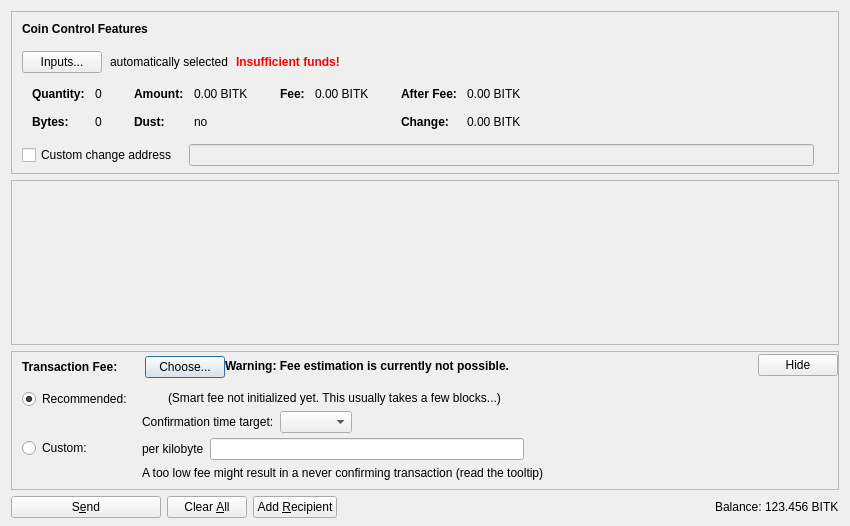
<?xml version="1.0" encoding="UTF-8"?>
<ui version="4.0">
 <class>SendCoinsDialog</class>
 <widget class="QDialog" name="SendCoinsDialog">
  <property name="geometry">
   <rect>
    <x>0</x>
    <y>0</y>
    <width>850</width>
    <height>526</height>
   </rect>
  </property>
  <property name="windowTitle">
   <string>Send Coins</string>
  </property>
  <layout class="QVBoxLayout" name="verticalLayout" stretch="0,1,0,0">
   <property name="bottomMargin">
    <number>8</number>
   </property>
   <item>
    <widget class="QFrame" name="frameCoinControl">
     <property name="sizePolicy">
      <sizepolicy hsizetype="Expanding" vsizetype="Expanding">
       <horstretch>0</horstretch>
       <verstretch>0</verstretch>
      </sizepolicy>
     </property>
     <property name="maximumSize">
      <size>
       <width>16777215</width>
       <height>16777215</height>
      </size>
     </property>
     <property name="frameShape">
      <enum>QFrame::StyledPanel</enum>
     </property>
     <property name="frameShadow">
      <enum>QFrame::Sunken</enum>
     </property>
     <layout class="QVBoxLayout" name="verticalLayoutCoinControl2">
      <property name="spacing">
       <number>0</number>
      </property>
      <property name="leftMargin">
       <number>0</number>
      </property>
      <property name="topMargin">
       <number>0</number>
      </property>
      <property name="rightMargin">
       <number>0</number>
      </property>
      <property name="bottomMargin">
       <number>6</number>
      </property>
      <item>
       <layout class="QVBoxLayout" name="verticalLayoutCoinControl" stretch="0,0,0,0,1">
        <property name="spacing">
         <number>0</number>
        </property>
        <property name="leftMargin">
         <number>10</number>
        </property>
        <property name="topMargin">
         <number>10</number>
        </property>
        <item>
         <layout class="QHBoxLayout" name="horizontalLayoutCoinControl1">
          <property name="bottomMargin">
           <number>15</number>
          </property>
          <item>
           <widget class="QLabel" name="labelCoinControlFeatures">
            <property name="sizePolicy">
             <sizepolicy hsizetype="Preferred" vsizetype="Maximum">
              <horstretch>0</horstretch>
              <verstretch>0</verstretch>
             </sizepolicy>
            </property>
            <property name="font">
             <font>
              <weight>75</weight>
              <bold>true</bold>
             </font>
            </property>
            <property name="styleSheet">
             <string notr="true">font-weight:bold;</string>
            </property>
            <property name="text">
             <string>Coin Control Features</string>
            </property>
           </widget>
          </item>
         </layout>
        </item>
        <item>
         <layout class="QHBoxLayout" name="horizontalLayoutCoinControl2" stretch="0,0,0,0">
          <property name="spacing">
           <number>8</number>
          </property>
          <property name="bottomMargin">
           <number>10</number>
          </property>
          <item>
           <widget class="QPushButton" name="pushButtonCoinControl">
            <property name="styleSheet">
             <string notr="true"/>
            </property>
            <property name="text">
             <string>Inputs...</string>
            </property>
            <property name="autoDefault">
             <bool>false</bool>
            </property>
           </widget>
          </item>
          <item>
           <widget class="QLabel" name="labelCoinControlAutomaticallySelected">
            <property name="text">
             <string>automatically selected</string>
            </property>
            <property name="margin">
             <number>5</number>
            </property>
           </widget>
          </item>
          <item>
           <widget class="QLabel" name="labelCoinControlInsuffFunds">
            <property name="font">
             <font>
              <weight>75</weight>
              <bold>true</bold>
             </font>
            </property>
            <property name="styleSheet">
             <string notr="true">color:red;font-weight:bold;</string>
            </property>
            <property name="text">
             <string>Insufficient funds!</string>
            </property>
            <property name="margin">
             <number>5</number>
            </property>
           </widget>
          </item>
          <item>
           <spacer name="horizontalSpacerCoinControl">
            <property name="orientation">
             <enum>Qt::Horizontal</enum>
            </property>
            <property name="sizeHint" stdset="0">
             <size>
              <width>40</width>
              <height>1</height>
             </size>
            </property>
           </spacer>
          </item>
         </layout>
        </item>
        <item>
         <widget class="QWidget" name="widgetCoinControl" native="true">
          <property name="sizePolicy">
           <sizepolicy hsizetype="Preferred" vsizetype="Preferred">
            <horstretch>0</horstretch>
            <verstretch>0</verstretch>
           </sizepolicy>
          </property>
          <property name="minimumSize">
           <size>
            <width>0</width>
            <height>0</height>
           </size>
          </property>
          <property name="styleSheet">
           <string notr="true"/>
          </property>
          <layout class="QHBoxLayout" name="horizontalLayoutCoinControl5">
           <property name="leftMargin">
            <number>0</number>
           </property>
           <property name="topMargin">
            <number>0</number>
           </property>
           <property name="rightMargin">
            <number>0</number>
           </property>
           <property name="bottomMargin">
            <number>0</number>
           </property>
           <item>
            <layout class="QHBoxLayout" name="horizontalLayoutCoinControl3" stretch="0,0,0,1">
             <property name="spacing">
              <number>20</number>
             </property>
             <property name="topMargin">
              <number>0</number>
             </property>
             <property name="bottomMargin">
              <number>10</number>
             </property>
             <item>
              <layout class="QFormLayout" name="formLayoutCoinControl1">
               <property name="horizontalSpacing">
                <number>10</number>
               </property>
               <property name="verticalSpacing">
                <number>14</number>
               </property>
               <property name="leftMargin">
                <number>10</number>
               </property>
               <property name="topMargin">
                <number>4</number>
               </property>
               <property name="rightMargin">
                <number>6</number>
               </property>
               <item row="0" column="0">
                <widget class="QLabel" name="labelCoinControlQuantityText">
                 <property name="font">
                  <font>
                   <weight>75</weight>
                   <bold>true</bold>
                  </font>
                 </property>
                 <property name="text">
                  <string>Quantity:</string>
                 </property>
                 <property name="margin">
                  <number>0</number>
                 </property>
                </widget>
               </item>
               <item row="0" column="1">
                <widget class="QLabel" name="labelCoinControlQuantity">
                 <property name="cursor">
                  <cursorShape>IBeamCursor</cursorShape>
                 </property>
                 <property name="contextMenuPolicy">
                  <enum>Qt::ActionsContextMenu</enum>
                 </property>
                 <property name="text">
                  <string notr="true">0</string>
                 </property>
                 <property name="margin">
                  <number>0</number>
                 </property>
                 <property name="textInteractionFlags">
                  <set>Qt::LinksAccessibleByMouse|Qt::TextSelectableByKeyboard|Qt::TextSelectableByMouse</set>
                 </property>
                </widget>
               </item>
               <item row="1" column="0">
                <widget class="QLabel" name="labelCoinControlBytesText">
                 <property name="font">
                  <font>
                   <weight>75</weight>
                   <bold>true</bold>
                  </font>
                 </property>
                 <property name="text">
                  <string>Bytes:</string>
                 </property>
                </widget>
               </item>
               <item row="1" column="1">
                <widget class="QLabel" name="labelCoinControlBytes">
                 <property name="cursor">
                  <cursorShape>IBeamCursor</cursorShape>
                 </property>
                 <property name="contextMenuPolicy">
                  <enum>Qt::ActionsContextMenu</enum>
                 </property>
                 <property name="text">
                  <string notr="true">0</string>
                 </property>
                 <property name="textInteractionFlags">
                  <set>Qt::LinksAccessibleByMouse|Qt::TextSelectableByKeyboard|Qt::TextSelectableByMouse</set>
                 </property>
                </widget>
               </item>
              </layout>
             </item>
             <item>
              <layout class="QFormLayout" name="formLayoutCoinControl2">
               <property name="horizontalSpacing">
                <number>10</number>
               </property>
               <property name="verticalSpacing">
                <number>14</number>
               </property>
               <property name="leftMargin">
                <number>6</number>
               </property>
               <property name="topMargin">
                <number>4</number>
               </property>
               <property name="rightMargin">
                <number>6</number>
               </property>
               <item row="0" column="0">
                <widget class="QLabel" name="labelCoinControlAmountText">
                 <property name="font">
                  <font>
                   <weight>75</weight>
                   <bold>true</bold>
                  </font>
                 </property>
                 <property name="text">
                  <string>Amount:</string>
                 </property>
                 <property name="margin">
                  <number>0</number>
                 </property>
                </widget>
               </item>
               <item row="0" column="1">
                <widget class="QLabel" name="labelCoinControlAmount">
                 <property name="cursor">
                  <cursorShape>IBeamCursor</cursorShape>
                 </property>
                 <property name="contextMenuPolicy">
                  <enum>Qt::ActionsContextMenu</enum>
                 </property>
                 <property name="text">
                  <string notr="true">0.00 BITK</string>
                 </property>
                 <property name="textInteractionFlags">
                  <set>Qt::LinksAccessibleByMouse|Qt::TextSelectableByKeyboard|Qt::TextSelectableByMouse</set>
                 </property>
                </widget>
               </item>
               <item row="1" column="0">
                <widget class="QLabel" name="labelCoinControlLowOutputText">
                 <property name="font">
                  <font>
                   <weight>75</weight>
                   <bold>true</bold>
                  </font>
                 </property>
                 <property name="text">
                  <string>Dust:</string>
                 </property>
                </widget>
               </item>
               <item row="1" column="1">
                <widget class="QLabel" name="labelCoinControlLowOutput">
                 <property name="cursor">
                  <cursorShape>IBeamCursor</cursorShape>
                 </property>
                 <property name="contextMenuPolicy">
                  <enum>Qt::ActionsContextMenu</enum>
                 </property>
                 <property name="text">
                  <string notr="true">no</string>
                 </property>
                 <property name="textInteractionFlags">
                  <set>Qt::LinksAccessibleByMouse|Qt::TextSelectableByKeyboard|Qt::TextSelectableByMouse</set>
                 </property>
                </widget>
               </item>
              </layout>
             </item>
             <item>
              <layout class="QFormLayout" name="formLayoutCoinControl3">
               <property name="horizontalSpacing">
                <number>10</number>
               </property>
               <property name="verticalSpacing">
                <number>14</number>
               </property>
               <property name="leftMargin">
                <number>6</number>
               </property>
               <property name="topMargin">
                <number>4</number>
               </property>
               <property name="rightMargin">
                <number>6</number>
               </property>
               <item row="0" column="0">
                <widget class="QLabel" name="labelCoinControlFeeText">
                 <property name="font">
                  <font>
                   <weight>75</weight>
                   <bold>true</bold>
                  </font>
                 </property>
                 <property name="text">
                  <string>Fee:</string>
                 </property>
                 <property name="margin">
                  <number>0</number>
                 </property>
                </widget>
               </item>
               <item row="0" column="1">
                <widget class="QLabel" name="labelCoinControlFee">
                 <property name="cursor">
                  <cursorShape>IBeamCursor</cursorShape>
                 </property>
                 <property name="contextMenuPolicy">
                  <enum>Qt::ActionsContextMenu</enum>
                 </property>
                 <property name="text">
                  <string notr="true">0.00 BITK</string>
                 </property>
                 <property name="textInteractionFlags">
                  <set>Qt::LinksAccessibleByMouse|Qt::TextSelectableByKeyboard|Qt::TextSelectableByMouse</set>
                 </property>
                </widget>
               </item>
              </layout>
             </item>
             <item>
              <layout class="QFormLayout" name="formLayoutCoinControl4">
               <property name="horizontalSpacing">
                <number>10</number>
               </property>
               <property name="verticalSpacing">
                <number>14</number>
               </property>
               <property name="leftMargin">
                <number>6</number>
               </property>
               <property name="topMargin">
                <number>4</number>
               </property>
               <property name="rightMargin">
                <number>6</number>
               </property>
               <item row="0" column="0">
                <widget class="QLabel" name="labelCoinControlAfterFeeText">
                 <property name="font">
                  <font>
                   <weight>75</weight>
                   <bold>true</bold>
                  </font>
                 </property>
                 <property name="text">
                  <string>After Fee:</string>
                 </property>
                 <property name="margin">
                  <number>0</number>
                 </property>
                </widget>
               </item>
               <item row="0" column="1">
                <widget class="QLabel" name="labelCoinControlAfterFee">
                 <property name="cursor">
                  <cursorShape>IBeamCursor</cursorShape>
                 </property>
                 <property name="contextMenuPolicy">
                  <enum>Qt::ActionsContextMenu</enum>
                 </property>
                 <property name="text">
                  <string notr="true">0.00 BITK</string>
                 </property>
                 <property name="textInteractionFlags">
                  <set>Qt::LinksAccessibleByMouse|Qt::TextSelectableByKeyboard|Qt::TextSelectableByMouse</set>
                 </property>
                </widget>
               </item>
               <item row="1" column="0">
                <widget class="QLabel" name="labelCoinControlChangeText">
                 <property name="font">
                  <font>
                   <weight>75</weight>
                   <bold>true</bold>
                  </font>
                 </property>
                 <property name="text">
                  <string>Change:</string>
                 </property>
                </widget>
               </item>
               <item row="1" column="1">
                <widget class="QLabel" name="labelCoinControlChange">
                 <property name="cursor">
                  <cursorShape>IBeamCursor</cursorShape>
                 </property>
                 <property name="contextMenuPolicy">
                  <enum>Qt::ActionsContextMenu</enum>
                 </property>
                 <property name="text">
                  <string notr="true">0.00 BITK</string>
                 </property>
                 <property name="textInteractionFlags">
                  <set>Qt::LinksAccessibleByMouse|Qt::TextSelectableByKeyboard|Qt::TextSelectableByMouse</set>
                 </property>
                </widget>
               </item>
              </layout>
             </item>
            </layout>
           </item>
          </layout>
         </widget>
        </item>
        <item>
         <layout class="QHBoxLayout" name="horizontalLayoutCoinControl4" stretch="0,0,0">
          <property name="spacing">
           <number>12</number>
          </property>
          <property name="sizeConstraint">
           <enum>QLayout::SetDefaultConstraint</enum>
          </property>
          <property name="topMargin">
           <number>5</number>
          </property>
          <property name="rightMargin">
           <number>5</number>
          </property>
          <item>
           <widget class="QCheckBox" name="checkBoxCoinControlChange">
            <property name="toolTip">
             <string>If this is activated, but the change address is empty or invalid, change will be sent to a newly generated address.</string>
            </property>
            <property name="text">
             <string>Custom change address</string>
            </property>
           </widget>
          </item>
          <item>
           <widget class="QValidatedLineEdit" name="lineEditCoinControlChange">
            <property name="enabled">
             <bool>false</bool>
            </property>
            <property name="sizePolicy">
             <sizepolicy hsizetype="Expanding" vsizetype="Fixed">
              <horstretch>0</horstretch>
              <verstretch>0</verstretch>
             </sizepolicy>
            </property>
           </widget>
          </item>
          <item>
           <widget class="QLabel" name="labelCoinControlChangeLabel">
            <property name="sizePolicy">
             <sizepolicy hsizetype="Preferred" vsizetype="Expanding">
              <horstretch>0</horstretch>
              <verstretch>0</verstretch>
             </sizepolicy>
            </property>
            <property name="minimumSize">
             <size>
              <width>0</width>
              <height>0</height>
             </size>
            </property>
            <property name="text">
             <string/>
            </property>
            <property name="margin">
             <number>3</number>
            </property>
           </widget>
          </item>
         </layout>
        </item>
        <item>
         <spacer name="verticalSpacerCoinControl">
          <property name="orientation">
           <enum>Qt::Vertical</enum>
          </property>
          <property name="sizeHint" stdset="0">
           <size>
            <width>800</width>
            <height>1</height>
           </size>
          </property>
         </spacer>
        </item>
       </layout>
      </item>
     </layout>
    </widget>
   </item>
   <item>
    <widget class="QScrollArea" name="scrollArea">
     <property name="widgetResizable">
      <bool>true</bool>
     </property>
     <widget class="QWidget" name="scrollAreaWidgetContents">
      <property name="geometry">
       <rect>
        <x>0</x>
        <y>0</y>
        <width>830</width>
        <height>104</height>
       </rect>
      </property>
      <layout class="QVBoxLayout" name="verticalLayout_2" stretch="0,1">
       <property name="leftMargin">
        <number>0</number>
       </property>
       <property name="topMargin">
        <number>0</number>
       </property>
       <property name="rightMargin">
        <number>0</number>
       </property>
       <property name="bottomMargin">
        <number>0</number>
       </property>
       <item>
        <layout class="QVBoxLayout" name="entries">
         <property name="spacing">
          <number>6</number>
         </property>
        </layout>
       </item>
       <item>
        <spacer name="verticalSpacer">
         <property name="orientation">
          <enum>Qt::Vertical</enum>
         </property>
         <property name="sizeHint" stdset="0">
          <size>
           <width>20</width>
           <height>40</height>
          </size>
         </property>
        </spacer>
       </item>
      </layout>
     </widget>
    </widget>
   </item>
   <item>
    <widget class="QFrame" name="frameFee">
     <property name="sizePolicy">
      <sizepolicy hsizetype="Expanding" vsizetype="Expanding">
       <horstretch>0</horstretch>
       <verstretch>0</verstretch>
      </sizepolicy>
     </property>
     <property name="maximumSize">
      <size>
       <width>16777215</width>
       <height>16777215</height>
      </size>
     </property>
     <property name="frameShape">
      <enum>QFrame::StyledPanel</enum>
     </property>
     <property name="frameShadow">
      <enum>QFrame::Sunken</enum>
     </property>
     <layout class="QVBoxLayout" name="verticalLayoutFee1">
      <property name="spacing">
       <number>0</number>
      </property>
      <property name="leftMargin">
       <number>0</number>
      </property>
      <property name="topMargin">
       <number>0</number>
      </property>
      <property name="rightMargin">
       <number>0</number>
      </property>
      <property name="bottomMargin">
       <number>0</number>
      </property>
      <item>
       <layout class="QVBoxLayout" name="verticalLayoutFee2" stretch="0,0,0">
        <property name="spacing">
         <number>0</number>
        </property>
        <property name="leftMargin">
         <number>10</number>
        </property>
        <property name="topMargin">
         <number>0</number>
        </property>
        <item>
         <layout class="QHBoxLayout" name="horizontalLayoutFee1">
          <property name="bottomMargin">
           <number>0</number>
          </property>
          <item>
           <layout class="QVBoxLayout" name="verticalLayoutFee7">
            <property name="spacing">
             <number>0</number>
            </property>
            <item>
             <spacer name="verticalSpacerSmartFee">
              <property name="orientation">
               <enum>Qt::Vertical</enum>
              </property>
              <property name="sizeType">
               <enum>QSizePolicy::Fixed</enum>
              </property>
              <property name="sizeHint" stdset="0">
               <size>
                <width>1</width>
                <height>4</height>
               </size>
              </property>
             </spacer>
            </item>
            <item>
             <layout class="QHBoxLayout" name="horizontalLayoutSmartFee">
              <property name="spacing">
               <number>10</number>
              </property>
              <item>
               <widget class="QLabel" name="labelFeeHeadline">
                <property name="sizePolicy">
                 <sizepolicy hsizetype="Preferred" vsizetype="Maximum">
                  <horstretch>0</horstretch>
                  <verstretch>0</verstretch>
                 </sizepolicy>
                </property>
                <property name="font">
                 <font>
                  <weight>75</weight>
                  <bold>true</bold>
                 </font>
                </property>
                <property name="styleSheet">
                 <string notr="true">font-weight:bold;</string>
                </property>
                <property name="text">
                 <string>Transaction Fee:</string>
                </property>
               </widget>
              </item>
              <item>
               <widget class="QLabel" name="labelFeeMinimized">
                <property name="text">
                 <string/>
                </property>
               </widget>
              </item>
              <item>
               <widget class="QPushButton" name="buttonChooseFee">
                <property name="text">
                 <string>Choose...</string>
                </property>
               </widget>
              </item>
             </layout>
            </item>
            <item>
             <spacer name="verticalSpacer_5">
              <property name="orientation">
               <enum>Qt::Vertical</enum>
              </property>
              <property name="sizeHint" stdset="0">
               <size>
                <width>1</width>
                <height>1</height>
               </size>
              </property>
             </spacer>
            </item>
           </layout>
          </item>
          <item>
           <widget class="QLabel" name="fallbackFeeWarningLabel">
            <property name="toolTip">
             <string>Using the fallbackfee can result in sending a transaction that will take several hours or days (or never) to confirm. Consider choosing your fee manually or wait until you have validated the complete chain.</string>
            </property>
            <property name="font">
            <font>
                <weight>75</weight>
                <bold>true</bold>
            </font>
            </property>
            <property name="text">
             <string>Warning: Fee estimation is currently not possible.</string>
            </property>
            <property name="wordWrap">
             <bool>false</bool>
            </property>
           </widget>
          </item>
          <item>
           <spacer name="horizontalSpacer_4">
            <property name="orientation">
             <enum>Qt::Horizontal</enum>
            </property>
            <property name="sizeType">
             <enum>QSizePolicy::MinimumExpanding</enum>
            </property>
            <property name="sizeHint" stdset="0">
             <size>
              <width>40</width>
              <height>20</height>
             </size>
            </property>
           </spacer>
          </item>
          <item>
           <widget class="QPushButton" name="buttonMinimizeFee">
            <property name="toolTip">
             <string>collapse fee-settings</string>
            </property>
            <property name="text">
             <string>Hide</string>
            </property>
           </widget>
          </item>
         </layout>
        </item>
        <item>
         <widget class="QFrame" name="frameFeeSelection">
          <layout class="QVBoxLayout" name="verticalLayoutFee12">
           <property name="spacing">
            <number>0</number>
           </property>
           <property name="leftMargin">
            <number>0</number>
           </property>
           <property name="topMargin">
            <number>0</number>
           </property>
           <property name="rightMargin">
            <number>0</number>
           </property>
           <property name="bottomMargin">
            <number>0</number>
           </property>
           <item>
            <layout class="QGridLayout" name="gridLayoutFee">
             <property name="topMargin">
              <number>10</number>
             </property>
             <property name="bottomMargin">
              <number>4</number>
             </property>
             <property name="horizontalSpacing">
              <number>10</number>
             </property>
             <property name="verticalSpacing">
              <number>4</number>
             </property>
             <item row="1" column="1">
              <layout class="QVBoxLayout" name="verticalLayoutFee8">
               <property name="spacing">
                <number>6</number>
               </property>
               <item>
                <layout class="QHBoxLayout" name="horizontalLayoutFee13">
                 <item>
                  <widget class="QLabel" name="labelCustomPerKilobyte">
                   <property name="toolTip">
                    <string>Specify a custom fee per kB (1,000 bytes) of the transaction's virtual size.

Note:  Since the fee is calculated on a per-byte basis, a fee of "100 satoshis per kB" for a transaction size of 500 bytes (half of 1 kB) would ultimately yield a fee of only 50 satoshis.</string>
                   </property>
                   <property name="text">
                    <string>per kilobyte</string>
                   </property>
                  </widget>
                 </item>
                 <item>
                  <widget class="BitcoinAmountField" name="customFee"/>
                 </item>
                 <item>
                  <spacer name="horizontalSpacer_6">
                   <property name="orientation">
                    <enum>Qt::Horizontal</enum>
                   </property>
                   <property name="sizeHint" stdset="0">
                    <size>
                     <width>1</width>
                     <height>1</height>
                    </size>
                   </property>
                  </spacer>
                 </item>
                </layout>
               </item>
               <item>
                <layout class="QHBoxLayout" name="horizontalLayoutFee8">
                 <item>
                  <widget class="QLabel" name="labelCustomFeeWarning">
                   <property name="enabled">
                    <bool>true</bool>
                   </property>
                   <property name="toolTip">
                    <string>When there is less transaction volume than space in the blocks, miners as well as relaying nodes may enforce a minimum fee. Paying only this minimum fee is just fine, but be aware that this can result in a never confirming transaction once there is more demand for bitcointk transactions than the network can process.</string>
                   </property>
                   <property name="text">
                    <string>A too low fee might result in a never confirming transaction (read the tooltip)</string>
                   </property>
                  </widget>
                 </item>
                 <item>
                  <spacer name="horizontalSpacer_2">
                   <property name="orientation">
                    <enum>Qt::Horizontal</enum>
                   </property>
                   <property name="sizeHint" stdset="0">
                    <size>
                     <width>1</width>
                     <height>1</height>
                    </size>
                   </property>
                  </spacer>
                 </item>
                </layout>
               </item>
              </layout>
             </item>
             <item row="0" column="0">
              <layout class="QVBoxLayout" name="verticalLayoutFee4" stretch="0,1">
               <item>
                <widget class="QRadioButton" name="radioSmartFee">
                 <property name="text">
                  <string>Recommended:</string>
                 </property>
                 <property name="checked">
                  <bool>true</bool>
                 </property>
                 <attribute name="buttonGroup">
                  <string notr="true">groupFee</string>
                 </attribute>
                </widget>
               </item>
               <item>
                <spacer name="verticalSpacer_2">
                 <property name="orientation">
                  <enum>Qt::Vertical</enum>
                 </property>
                 <property name="sizeHint" stdset="0">
                  <size>
                   <width>1</width>
                   <height>1</height>
                  </size>
                 </property>
                </spacer>
               </item>
              </layout>
             </item>
             <item row="1" column="0">
              <layout class="QVBoxLayout" name="verticalLayoutFee9" stretch="0,1">
               <item>
                <widget class="QRadioButton" name="radioCustomFee">
                 <property name="text">
                  <string>Custom:</string>
                 </property>
                 <attribute name="buttonGroup">
                  <string notr="true">groupFee</string>
                 </attribute>
                </widget>
               </item>
               <item>
                <spacer name="verticalSpacer_6">
                 <property name="orientation">
                  <enum>Qt::Vertical</enum>
                 </property>
                 <property name="sizeHint" stdset="0">
                  <size>
                   <width>1</width>
                   <height>1</height>
                  </size>
                 </property>
                </spacer>
               </item>
              </layout>
             </item>
             <item row="0" column="1">
              <layout class="QVBoxLayout" name="verticalLayoutFee3" stretch="0,0,1">
               <property name="spacing">
                <number>6</number>
               </property>
               <property name="topMargin">
                <number>2</number>
               </property>
               <item>
                <layout class="QHBoxLayout" name="horizontalLayoutFee12">
                 <item>
                  <widget class="QLabel" name="labelSmartFee">
                   <property name="text">
                    <string/>
                   </property>
                  </widget>
                 </item>
                 <item>
                  <widget class="QLabel" name="labelFeeEstimation">
                   <property name="text">
                    <string/>
                   </property>
                  </widget>
                 </item>
                 <item>
                  <widget class="QLabel" name="labelSmartFee2">
                   <property name="text">
                    <string>(Smart fee not initialized yet. This usually takes a few blocks...)</string>
                   </property>
                  </widget>
                 </item>
                 <item>
                  <spacer name="horizontalSpacer_5">
                   <property name="orientation">
                    <enum>Qt::Horizontal</enum>
                   </property>
                   <property name="sizeHint" stdset="0">
                    <size>
                     <width>1</width>
                     <height>1</height>
                    </size>
                   </property>
                  </spacer>
                 </item>
                </layout>
               </item>
               <item>
                <layout class="QHBoxLayout" name="horizontalLayoutFee9">
                 <item>
                  <layout class="QVBoxLayout" name="verticalLayoutFee6">
                   <item>
                    <widget class="QLabel" name="labelSmartFee3">
                     <property name="text">
                      <string>Confirmation time target:</string>
                     </property>
                    </widget>
                   </item>
                  </layout>
                 </item>
                 <item>
                  <layout class="QVBoxLayout" name="verticalLayoutFee5">
                   <property name="rightMargin">
                    <number>30</number>
                   </property>
                   <item>
                    <layout class="QHBoxLayout" name="horizontalLayoutConfTarget">
                     <property name="bottomMargin">
                      <number>0</number>
                     </property>
                     <item>
                      <widget class="QComboBox" name="confTargetSelector"/>
                     </item>
                     <item>
                      <spacer name="horizontalSpacerConfTarget">
                       <property name="orientation">
                        <enum>Qt::Horizontal</enum>
                       </property>
                       <property name="sizeHint" stdset="0">
                        <size>
                         <width>40</width>
                         <height>20</height>
                        </size>
                       </property>
                      </spacer>
                     </item>
                    </layout>
                   </item>
                  </layout>
                 </item>
                </layout>
               </item>
               <item>
                <spacer name="verticalSpacer_4">
                 <property name="orientation">
                  <enum>Qt::Vertical</enum>
                 </property>
                 <property name="sizeHint" stdset="0">
                  <size>
                   <width>1</width>
                   <height>1</height>
                  </size>
                 </property>
                </spacer>
               </item>
              </layout>
             </item>
            </layout>
           </item>
          </layout>
         </widget>
        </item>
        <item>
         <spacer name="verticalSpacerFee">
          <property name="orientation">
           <enum>Qt::Vertical</enum>
          </property>
          <property name="sizeHint" stdset="0">
           <size>
            <width>40</width>
            <height>5</height>
           </size>
          </property>
         </spacer>
        </item>
       </layout>
      </item>
     </layout>
    </widget>
   </item>
   <item>
    <layout class="QHBoxLayout" name="horizontalLayout">
     <item>
      <widget class="QPushButton" name="sendButton">
       <property name="minimumSize">
        <size>
         <width>150</width>
         <height>0</height>
        </size>
       </property>
       <property name="toolTip">
        <string>Confirm the send action</string>
       </property>
       <property name="text">
        <string>S&amp;end</string>
       </property>
       <property name="icon">
        <iconset resource="../bitcoin.qrc">
         <normaloff>:/icons/send</normaloff>:/icons/send</iconset>
       </property>
       <property name="autoDefault">
        <bool>false</bool>
       </property>
       <property name="default">
        <bool>false</bool>
       </property>
      </widget>
     </item>
     <item>
      <widget class="QPushButton" name="clearButton">
       <property name="sizePolicy">
        <sizepolicy hsizetype="Minimum" vsizetype="Fixed">
         <horstretch>0</horstretch>
         <verstretch>0</verstretch>
        </sizepolicy>
       </property>
       <property name="toolTip">
        <string>Clear all fields of the form.</string>
       </property>
       <property name="text">
        <string>Clear &amp;All</string>
       </property>
       <property name="icon">
        <iconset resource="../bitcoin.qrc">
         <normaloff>:/icons/remove</normaloff>:/icons/remove</iconset>
       </property>
       <property name="autoDefault">
        <bool>false</bool>
       </property>
      </widget>
     </item>
     <item>
      <widget class="QPushButton" name="addButton">
       <property name="toolTip">
        <string>Send to multiple recipients at once</string>
       </property>
       <property name="text">
        <string>Add &amp;Recipient</string>
       </property>
       <property name="icon">
        <iconset resource="../bitcoin.qrc">
         <normaloff>:/icons/add</normaloff>:/icons/add</iconset>
       </property>
       <property name="autoDefault">
        <bool>false</bool>
       </property>
      </widget>
     </item>
     <item>
      <spacer name="horizontalSpacer">
       <property name="orientation">
        <enum>Qt::Horizontal</enum>
       </property>
       <property name="sizeHint" stdset="0">
        <size>
         <width>40</width>
         <height>20</height>
        </size>
       </property>
      </spacer>
     </item>
     <item>
      <layout class="QHBoxLayout" name="horizontalLayout_2">
       <property name="spacing">
        <number>3</number>
       </property>
       <item>
        <widget class="QLabel" name="label">
         <property name="sizePolicy">
          <sizepolicy hsizetype="Preferred" vsizetype="Fixed">
           <horstretch>0</horstretch>
           <verstretch>0</verstretch>
          </sizepolicy>
         </property>
         <property name="text">
          <string>Balance:</string>
         </property>
        </widget>
       </item>
       <item>
        <widget class="QLabel" name="labelBalance">
         <property name="sizePolicy">
          <sizepolicy hsizetype="Preferred" vsizetype="Fixed">
           <horstretch>0</horstretch>
           <verstretch>0</verstretch>
          </sizepolicy>
         </property>
         <property name="cursor">
          <cursorShape>IBeamCursor</cursorShape>
         </property>
         <property name="text">
          <string notr="true">123.456 BITK</string>
         </property>
         <property name="textInteractionFlags">
          <set>Qt::LinksAccessibleByMouse|Qt::TextSelectableByKeyboard|Qt::TextSelectableByMouse</set>
         </property>
        </widget>
       </item>
      </layout>
     </item>
    </layout>
   </item>
  </layout>
 </widget>
 <customwidgets>
  <customwidget>
   <class>QValidatedLineEdit</class>
   <extends>QLineEdit</extends>
   <header>qt/qvalidatedlineedit.h</header>
  </customwidget>
  <customwidget>
   <class>BitcoinAmountField</class>
   <extends>QLineEdit</extends>
   <header>qt/bitcoinamountfield.h</header>
   <container>1</container>
  </customwidget>
 </customwidgets>
 <resources>
  <include location="../bitcoin.qrc"/>
 </resources>
 <connections/>
 <buttongroups>
  <buttongroup name="groupFee"/>
 </buttongroups>
</ui>
